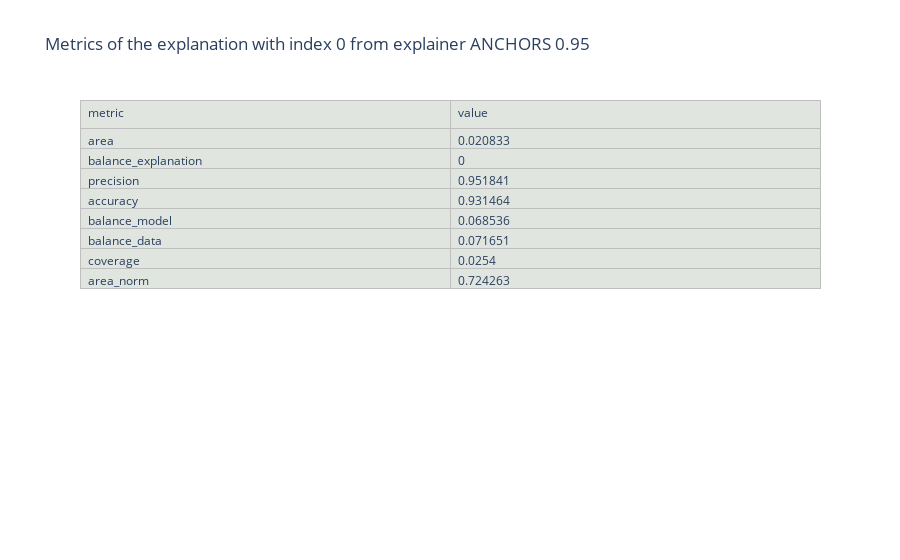
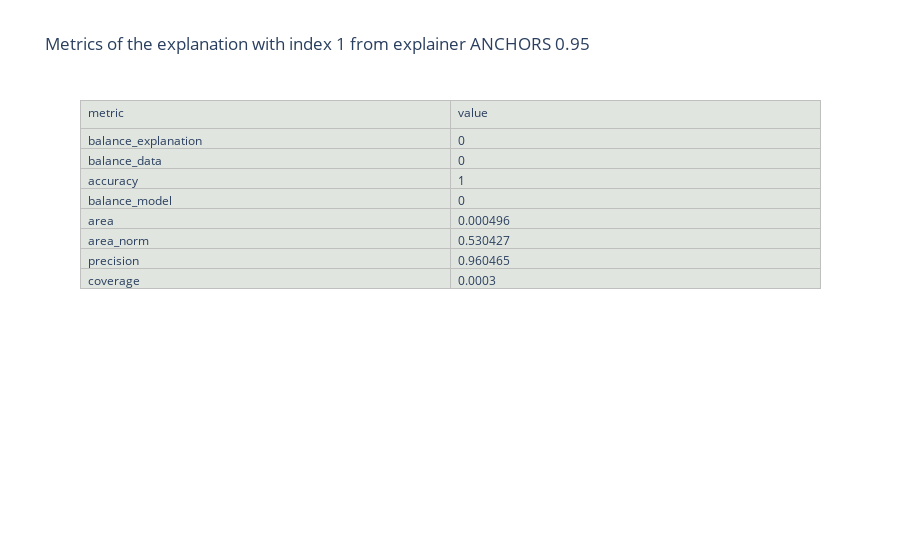
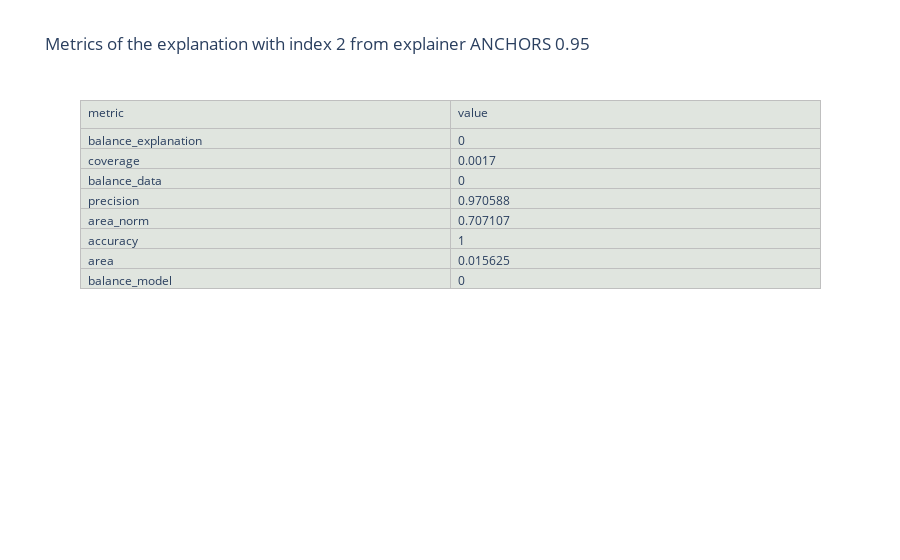
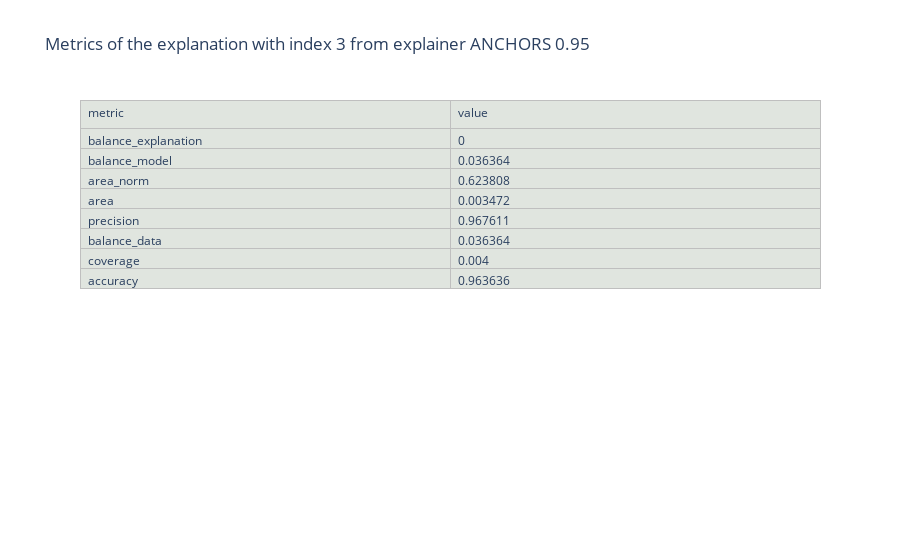

Here is the notebook cell these charts were saved with, in order:
### Code cell
comp.print_metrics(explainer="ANCHORS 0.95", index=0)
comp.print_metrics(explainer="ANCHORS 0.95", index=1)
comp.print_metrics(explainer="ANCHORS 0.95", index=2)
comp.print_metrics(explainer="ANCHORS 0.95", index=3)
comp.print_metrics(explainer="LIME", index=2)

### Figure 1 — Plotly figure (JSON) as saved in the notebook; plotly's stock layout.template omitted (floating-point values rounded to 4 significant figures)
{"data": [{"cells": {"align": "left", "fill": {"color": "#e0e5df"}, "line": {"color": "#bfbfbf"}, "values": [["area", "balance_explanation", "precision", "accuracy", "balance_model", "balance_data", "coverage", "area_norm"], [0.02083, 0, 0.9518, 0.9315, 0.06854, 0.07165, 0.0254, 0.7243]]}, "header": {"align": "left", "fill": {"color": "#e0e5df"}, "line": {"color": "#bfbfbf"}, "values": ["metric", "value"]}, "type": "table"}], "layout": {"title": {"text": "Metrics of the explanation with index 0 from explainer ANCHORS 0.95"}}}

### Figure 2 — Plotly figure (JSON) as saved in the notebook; plotly's stock layout.template omitted (floating-point values rounded to 4 significant figures)
{"data": [{"cells": {"align": "left", "fill": {"color": "#e0e5df"}, "line": {"color": "#bfbfbf"}, "values": [["balance_explanation", "balance_data", "accuracy", "balance_model", "area", "area_norm", "precision", "coverage"], [0, 0.0, 1.0, 0.0, 0.000496, 0.5304, 0.9605, 0.0003]]}, "header": {"align": "left", "fill": {"color": "#e0e5df"}, "line": {"color": "#bfbfbf"}, "values": ["metric", "value"]}, "type": "table"}], "layout": {"title": {"text": "Metrics of the explanation with index 1 from explainer ANCHORS 0.95"}}}

### Figure 3 — Plotly figure (JSON) as saved in the notebook; plotly's stock layout.template omitted (floating-point values rounded to 4 significant figures)
{"data": [{"cells": {"align": "left", "fill": {"color": "#e0e5df"}, "line": {"color": "#bfbfbf"}, "values": [["balance_explanation", "coverage", "balance_data", "precision", "area_norm", "accuracy", "area", "balance_model"], [0, 0.0017, 0.0, 0.9706, 0.7071, 1.0, 0.01562, 0.0]]}, "header": {"align": "left", "fill": {"color": "#e0e5df"}, "line": {"color": "#bfbfbf"}, "values": ["metric", "value"]}, "type": "table"}], "layout": {"title": {"text": "Metrics of the explanation with index 2 from explainer ANCHORS 0.95"}}}

### Figure 4 — Plotly figure (JSON) as saved in the notebook; plotly's stock layout.template omitted (floating-point values rounded to 4 significant figures)
{"data": [{"cells": {"align": "left", "fill": {"color": "#e0e5df"}, "line": {"color": "#bfbfbf"}, "values": [["balance_explanation", "balance_model", "area_norm", "area", "precision", "balance_data", "coverage", "accuracy"], [0, 0.03636, 0.6238, 0.003472, 0.9676, 0.03636, 0.004, 0.9636]]}, "header": {"align": "left", "fill": {"color": "#e0e5df"}, "line": {"color": "#bfbfbf"}, "values": ["metric", "value"]}, "type": "table"}], "layout": {"title": {"text": "Metrics of the explanation with index 3 from explainer ANCHORS 0.95"}}}
